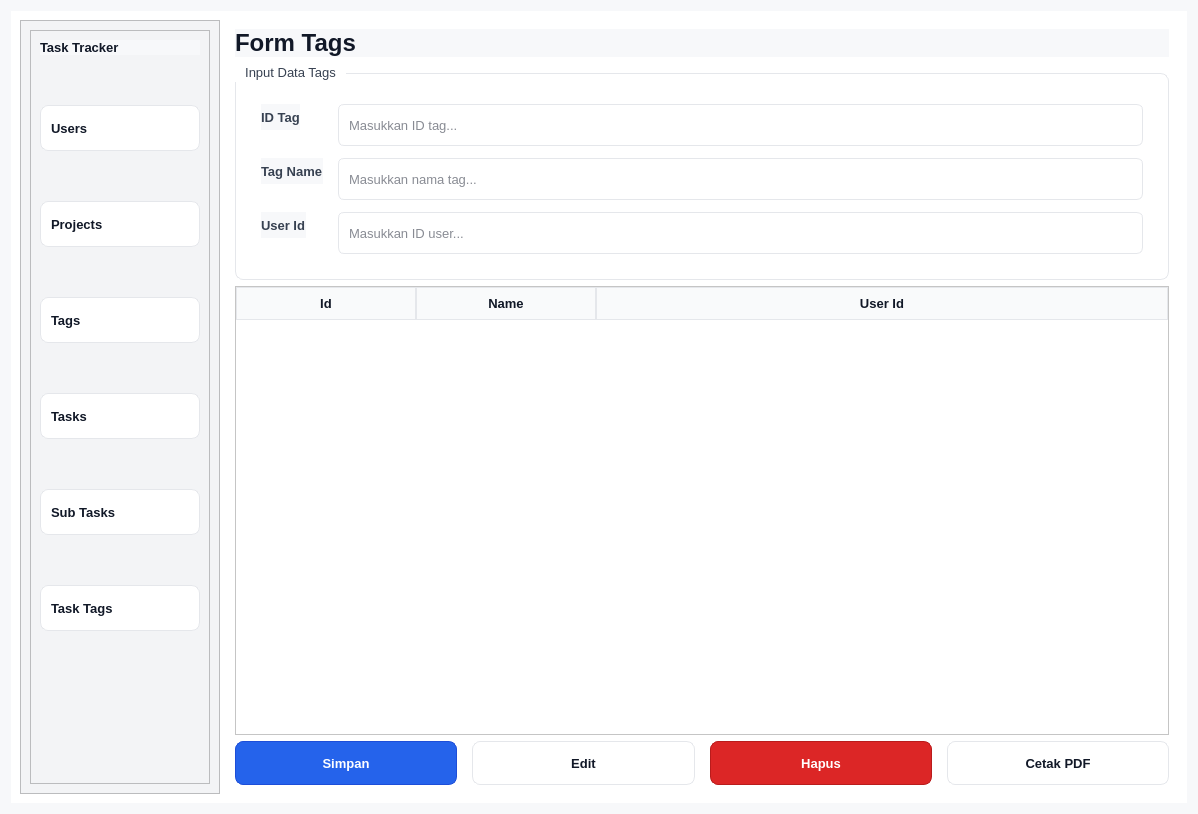
<?xml version="1.0" encoding="UTF-8"?>
<ui version="4.0">
 <class>Form</class>
 <widget class="QWidget" name="Form">
  <property name="geometry">
   <rect>
    <x>0</x>
    <y>0</y>
    <width>1198</width>
    <height>814</height>
   </rect>
  </property>
  <property name="windowTitle">
   <string>Form Tags</string>
  </property>
  <property name="styleSheet">
   <string notr="true">
* {
  font-family: &quot;Segoe UI&quot;;
  font-size: 10pt;
  color: #111827;
}
QWidget {
  background: #F7F8FA;
}
QFrame#frame_2, QFrame#frame_4 {
  background: #F3F4F6;
}
QFrame#frame_2 {
  border-right: 1px solid #E5E7EB;
}
QFrame#frame, QFrame#frame_3 {
  background: #FFFFFF;
  border: none;
}
QLabel#label {
  font-size: 18pt;
  font-weight: 700;
  color: #111827;
}
QLabel#label_3, QLabel#label_4, QLabel#label_userId {
  font-weight: 600;
  color: #374151;
}
QPushButton {
  background-color: #FFFFFF;
  border: 1px solid #E5E7EB;
  border-radius: 8px;
  padding: 6px 12px;
  color: #111827;
  font-weight: 600;
  min-height: 30px;
  qproperty-cursor: pointingHandCursor;
}
QPushButton:hover {
  background-color: #F3F4F6;
}
QPushButton:pressed {
  background-color: #E5E7EB;
}
QPushButton:disabled {
  color: #9CA3AF;
  background-color: #F3F4F6;
  border-color: #E5E7EB;
}
QFrame#frame_4 QPushButton {
  text-align: left;
  padding: 6px 10px;
  min-height: 32px;
}
QFrame#frame_4 QPushButton:hover {
  background: #F3F4F6;
}
QFrame#frame_4 QPushButton:pressed {
  background: #E5F0FF;
  border-color: #2563EB;
  color: #1D4ED8;
}
QPushButton#pushButton_7 {
  background-color: #2563EB;
  color: #FFFFFF;
  border: 1px solid #1D4ED8;
}
QPushButton#pushButton_7:hover { background-color: #1D4ED8; }
QPushButton#pushButton_7:pressed { background-color: #1E40AF; }
QPushButton#pushButton_8 {}
QPushButton#pushButton_9 {
  background-color: #DC2626;
  color: #FFFFFF;
  border: 1px solid #B91C1C;
}
QPushButton#pushButton_9:hover { background-color: #B91C1C; }
QPushButton#pushButton_9:pressed { background-color: #991B1B;
}
QLineEdit, QPlainTextEdit, QTextEdit, QComboBox, QSpinBox, QDoubleSpinBox, QDateEdit, QTimeEdit, QDateTimeEdit {
  background: #FFFFFF;
  border: 1px solid #E5E7EB;
  border-radius: 6px;
  padding: 6px 8px;
  min-height: 28px;
}
QLineEdit:focus, QPlainTextEdit:focus, QTextEdit:focus, QComboBox:focus,
QSpinBox:focus, QDoubleSpinBox:focus, QDateEdit:focus, QTimeEdit:focus, QDateTimeEdit:focus {
  border-color: #2563EB;
}
QLineEdit:disabled, QComboBox:disabled {
  background-color: #F3F4F6;
  color: #9CA3AF;
}
QTableView, QTableWidget {
  background: #FFFFFF;
  gridline-color: #E5E7EB;
  selection-background-color: #E5F0FF;
  selection-color: #111827;
  alternate-background-color: #F9FAFB;
}
QHeaderView::section {
  background: #F9FAFB;
  color: #111827;
  padding: 6px 8px;
  border: 1px solid #E5E7EB;
  font-weight: 600;
}
QTableCornerButton::section {
  background: #F9FAFB;
  border: 1px solid #E5E7EB;
}
QTableView::item {
  padding: 4px 8px;
}
QGroupBox {
  border: 1px solid #E5E7EB;
  border-radius: 8px;
  margin-top: 10px;
  background: #FFFFFF;
  padding: 15px;
}
QGroupBox::title {
  subcontrol-origin: margin;
  subcontrol-position: top left;
  padding: 2px 8px;
  color: #374151;
  font-weight: 600;
  background: #FFFFFF;
}
QScrollBar:vertical {
  background: transparent;
  width: 12px;
  margin: 0px;
}
QScrollBar::handle:vertical {
  background: #CBD5E1;
  border-radius: 6px;
  min-height: 24px;
}
QScrollBar::handle:vertical:hover { background: #94A3B8; }
QScrollBar::add-line:vertical, QScrollBar::sub-line:vertical { height: 0; }
QScrollBar:horizontal {
  background: transparent;
  height: 12px;
  margin: 0px;
}
QScrollBar::handle:horizontal {
  background: #CBD5E1;
  border-radius: 6px;
  min-width: 24px;
}
QScrollBar::handle:horizontal:hover { background: #94A3B8; }
QScrollBar::add-line:horizontal, QScrollBar::sub-line:horizontal { width: 0;
}
</string>
  </property>
  <layout class="QVBoxLayout" name="verticalLayout">
   <item>
    <widget class="QFrame" name="frame">
     <property name="styleSheet">
      <string notr="true"/>
     </property>
     <property name="frameShape">
      <enum>QFrame::StyledPanel</enum>
     </property>
     <property name="frameShadow">
      <enum>QFrame::Raised</enum>
     </property>
     <layout class="QHBoxLayout" name="horizontalLayout">
      <item>
       <widget class="QFrame" name="frame_2">
        <property name="minimumSize">
         <size>
          <width>200</width>
          <height>0</height>
         </size>
        </property>
        <property name="styleSheet">
         <string notr="true"/>
        </property>
        <property name="frameShape">
         <enum>QFrame::StyledPanel</enum>
        </property>
        <property name="frameShadow">
         <enum>QFrame::Raised</enum>
        </property>
        <layout class="QVBoxLayout" name="verticalLayout_2">
         <item>
          <widget class="QFrame" name="frame_4">
           <property name="styleSheet">
            <string notr="true"/>
           </property>
           <property name="frameShape">
            <enum>QFrame::StyledPanel</enum>
           </property>
           <property name="frameShadow">
            <enum>QFrame::Raised</enum>
           </property>
           <layout class="QVBoxLayout" name="verticalLayout_3">
            <property name="spacing">
             <number>50</number>
            </property>
            <item>
             <widget class="QLabel" name="label_2">
              <property name="font">
               <font>
                <family>Segoe UI</family>
                <pointsize>10</pointsize>
                <weight>75</weight>
                <bold>true</bold>
               </font>
              </property>
              <property name="text">
               <string>Task Tracker</string>
              </property>
             </widget>
            </item>
            <item>
             <widget class="QPushButton" name="pushButton">
              <property name="font">
               <font>
                <family>Segoe UI</family>
                <pointsize>10</pointsize>
                <weight>75</weight>
                <bold>true</bold>
               </font>
              </property>
              <property name="cursor">
               <cursorShape>PointingHandCursor</cursorShape>
              </property>
              <property name="styleSheet">
               <string notr="true"/>
              </property>
              <property name="text">
               <string>Users</string>
              </property>
             </widget>
            </item>
            <item>
             <widget class="QPushButton" name="pushButton_4">
              <property name="font">
               <font>
                <family>Segoe UI</family>
                <pointsize>10</pointsize>
                <weight>75</weight>
                <bold>true</bold>
               </font>
              </property>
              <property name="cursor">
               <cursorShape>PointingHandCursor</cursorShape>
              </property>
              <property name="text">
               <string>Projects</string>
              </property>
             </widget>
            </item>
            <item>
             <widget class="QPushButton" name="pushButton_5">
              <property name="font">
               <font>
                <family>Segoe UI</family>
                <pointsize>10</pointsize>
                <weight>75</weight>
                <bold>true</bold>
               </font>
              </property>
              <property name="cursor">
               <cursorShape>PointingHandCursor</cursorShape>
              </property>
              <property name="text">
               <string>Tags</string>
              </property>
             </widget>
            </item>
            <item>
             <widget class="QPushButton" name="pushButton_2">
              <property name="font">
               <font>
                <family>Segoe UI</family>
                <pointsize>10</pointsize>
                <weight>75</weight>
                <bold>true</bold>
               </font>
              </property>
              <property name="cursor">
               <cursorShape>PointingHandCursor</cursorShape>
              </property>
              <property name="styleSheet">
               <string notr="true"/>
              </property>
              <property name="text">
               <string>Tasks</string>
              </property>
             </widget>
            </item>
            <item>
             <widget class="QPushButton" name="pushButton_6">
              <property name="font">
               <font>
                <family>Segoe UI</family>
                <pointsize>10</pointsize>
                <weight>75</weight>
                <bold>true</bold>
               </font>
              </property>
              <property name="cursor">
               <cursorShape>PointingHandCursor</cursorShape>
              </property>
              <property name="text">
               <string>Sub Tasks</string>
              </property>
             </widget>
            </item>
            <item>
             <widget class="QPushButton" name="pushButton_3">
              <property name="font">
               <font>
                <family>Segoe UI</family>
                <pointsize>10</pointsize>
                <weight>75</weight>
                <bold>true</bold>
               </font>
              </property>
              <property name="cursor">
               <cursorShape>PointingHandCursor</cursorShape>
              </property>
              <property name="styleSheet">
               <string notr="true"/>
              </property>
              <property name="text">
               <string>Task Tags</string>
              </property>
             </widget>
            </item>
            <item>
             <spacer name="verticalSpacer">
              <property name="orientation">
               <enum>Qt::Vertical</enum>
              </property>
              <property name="sizeHint" stdset="0">
               <size>
                <width>20</width>
                <height>40</height>
               </size>
              </property>
             </spacer>
            </item>
           </layout>
          </widget>
         </item>
        </layout>
       </widget>
      </item>
      <item>
       <widget class="QFrame" name="frame_3">
        <property name="minimumSize">
         <size>
          <width>800</width>
          <height>0</height>
         </size>
        </property>
        <property name="styleSheet">
         <string notr="true"/>
        </property>
        <property name="frameShape">
         <enum>QFrame::StyledPanel</enum>
        </property>
        <property name="frameShadow">
         <enum>QFrame::Raised</enum>
        </property>
        <layout class="QVBoxLayout" name="verticalLayout_4">
         <item>
          <widget class="QLabel" name="label">
           <property name="font">
            <font>
             <family>Segoe UI</family>
             <pointsize>18</pointsize>
             <weight>87</weight>
             <bold>true</bold>
            </font>
           </property>
           <property name="styleSheet">
            <string notr="true"/>
           </property>
           <property name="text">
            <string>Form Tags</string>
           </property>
          </widget>
         </item>
         <item>
          <widget class="QGroupBox" name="groupBox">
           <property name="title">
            <string>Input Data Tags</string>
           </property>
           <layout class="QFormLayout" name="formLayout">
            <property name="horizontalSpacing">
             <number>15</number>
            </property>
            <property name="verticalSpacing">
             <number>12</number>
            </property>
            <property name="leftMargin">
             <number>10</number>
            </property>
            <property name="topMargin">
             <number>15</number>
            </property>
            <property name="rightMargin">
             <number>10</number>
            </property>
            <property name="bottomMargin">
             <number>10</number>
            </property>
            <item row="0" column="0">
             <widget class="QLabel" name="label_3">
              <property name="font">
               <font>
                <family>Segoe UI</family>
                <pointsize>10</pointsize>
                <weight>75</weight>
                <bold>true</bold>
               </font>
              </property>
              <property name="text">
               <string>ID Tag</string>
              </property>
             </widget>
            </item>
            <item row="0" column="1">
             <widget class="QLineEdit" name="lineEdit_id">
              <property name="font">
               <font>
                <family>Segoe UI</family>
                <pointsize>10</pointsize>
               </font>
              </property>
              <property name="placeholderText">
               <string>Masukkan ID tag...</string>
              </property>
             </widget>
            </item>
            <item row="1" column="0">
             <widget class="QLabel" name="label_4">
              <property name="font">
               <font>
                <family>Segoe UI</family>
                <pointsize>10</pointsize>
                <weight>75</weight>
                <bold>true</bold>
               </font>
              </property>
              <property name="text">
               <string>Tag Name</string>
              </property>
             </widget>
            </item>
            <item row="1" column="1">
             <widget class="QLineEdit" name="lineEdit_name">
              <property name="font">
               <font>
                <family>Segoe UI</family>
                <pointsize>10</pointsize>
               </font>
              </property>
              <property name="placeholderText">
               <string>Masukkan nama tag...</string>
              </property>
             </widget>
            </item>
            <item row="2" column="0">
             <widget class="QLabel" name="label_userId">
              <property name="font">
               <font>
                <family>Segoe UI</family>
                <pointsize>10</pointsize>
                <weight>75</weight>
                <bold>true</bold>
               </font>
              </property>
              <property name="text">
               <string>User Id</string>
              </property>
             </widget>
            </item>
            <item row="2" column="1">
             <widget class="QLineEdit" name="lineEdit_userId">
              <property name="font">
               <font>
                <family>Segoe UI</family>
                <pointsize>10</pointsize>
               </font>
              </property>
              <property name="placeholderText">
               <string>Masukkan ID user...</string>
              </property>
             </widget>
            </item>
           </layout>
          </widget>
         </item>
         <item>
          <widget class="QTableWidget" name="tableWidget">
           <property name="font">
            <font>
             <family>Segoe UI</family>
             <pointsize>10</pointsize>
            </font>
           </property>
           <property name="cursor" stdset="0">
            <cursorShape>PointingHandCursor</cursorShape>
           </property>
           <property name="styleSheet">
            <string notr="true"/>
           </property>
           <property name="frameShadow">
            <enum>QFrame::Plain</enum>
           </property>
           <property name="horizontalScrollMode">
            <enum>QAbstractItemView::ScrollPerItem</enum>
           </property>
           <property name="wordWrap">
            <bool>false</bool>
           </property>
           <attribute name="horizontalHeaderVisible">
            <bool>true</bool>
           </attribute>
           <attribute name="horizontalHeaderCascadingSectionResizes">
            <bool>true</bool>
           </attribute>
           <attribute name="horizontalHeaderMinimumSectionSize">
            <number>120</number>
           </attribute>
           <attribute name="horizontalHeaderDefaultSectionSize">
            <number>180</number>
           </attribute>
           <attribute name="horizontalHeaderHighlightSections">
            <bool>true</bool>
           </attribute>
           <attribute name="horizontalHeaderShowSortIndicator" stdset="0">
            <bool>false</bool>
           </attribute>
           <attribute name="horizontalHeaderStretchLastSection">
            <bool>true</bool>
           </attribute>
           <attribute name="verticalHeaderCascadingSectionResizes">
            <bool>false</bool>
           </attribute>
           <attribute name="verticalHeaderHighlightSections">
            <bool>true</bool>
           </attribute>
           <attribute name="verticalHeaderStretchLastSection">
            <bool>false</bool>
           </attribute>
           <column>
            <property name="text">
             <string>Id</string>
            </property>
            <property name="textAlignment">
             <set>AlignCenter</set>
            </property>
           </column>
           <column>
            <property name="text">
             <string>Name</string>
            </property>
            <property name="textAlignment">
             <set>AlignCenter</set>
            </property>
           </column>
           <column>
            <property name="text">
             <string>User Id</string>
            </property>
            <property name="textAlignment">
             <set>AlignCenter</set>
            </property>
           </column>
          </widget>
         </item>
         <item>
          <layout class="QHBoxLayout" name="horizontalLayout_2">
           <property name="spacing">
            <number>15</number>
           </property>
           <item>
            <widget class="QPushButton" name="pushButton_7">
             <property name="font">
              <font>
               <family>Segoe UI</family>
               <pointsize>10</pointsize>
               <weight>75</weight>
               <bold>true</bold>
              </font>
             </property>
             <property name="cursor">
              <cursorShape>PointingHandCursor</cursorShape>
             </property>
             <property name="text">
              <string>Simpan</string>
             </property>
            </widget>
           </item>
           <item>
            <widget class="QPushButton" name="pushButton_8">
             <property name="font">
              <font>
               <family>Segoe UI</family>
               <pointsize>10</pointsize>
               <weight>75</weight>
               <bold>true</bold>
              </font>
             </property>
             <property name="cursor">
              <cursorShape>PointingHandCursor</cursorShape>
             </property>
             <property name="text">
              <string>Edit</string>
             </property>
            </widget>
           </item>
           <item>
            <widget class="QPushButton" name="pushButton_9">
             <property name="font">
              <font>
               <family>Segoe UI</family>
               <pointsize>10</pointsize>
               <weight>75</weight>
               <bold>true</bold>
              </font>
             </property>
             <property name="cursor">
              <cursorShape>PointingHandCursor</cursorShape>
             </property>
             <property name="text">
              <string>Hapus</string>
             </property>
            </widget>
           </item>
           <item>
            <widget class="QPushButton" name="pushButton_cetak">
             <property name="font">
              <font>
               <family>Segoe UI</family>
               <pointsize>10</pointsize>
               <weight>75</weight>
               <bold>true</bold>
              </font>
             </property>
             <property name="cursor">
              <cursorShape>PointingHandCursor</cursorShape>
             </property>
             <property name="text">
              <string>Cetak PDF</string>
             </property>
            </widget>
           </item>
          </layout>
         </item>
        </layout>
       </widget>
      </item>
     </layout>
    </widget>
   </item>
  </layout>
 </widget>
 <resources/>
 <connections/>
</ui>
